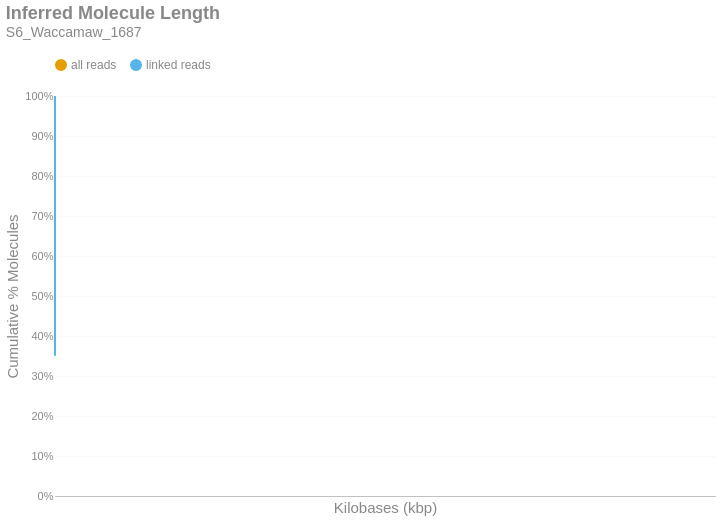

Notebook code for this chart:
### Markdown cell above
### Inferred Molecule Length
This is the cumulative frequency distribution of molecule lengths inferred from the first and last alignment positions along a contig for all alignments associated with a single linked-read barcode on a given contig.There are two distributions: one with `all` the alignments (yellow) and another with only `linked reads` (blue). The percent of molecules in the `linked reads` distribution is relative to the total number of linked molecules.

### Code cell
if SKIPLR:
    print_html(f"Skipped")
else:
    binned_df = consolidated_hist(valids['length_inferred']/1000, mask, 10, True)
    binned_df = binned_df.with_columns(
        pl.when(pl.col('bin').cast(pl.Utf8) == '0').then(pl.lit('1')).otherwise(pl.col('bin').cast(pl.Utf8)).alias('bin')
    )
    with SafeRender(binned_df):
        (
            density_plot(binned_df, 'Inferred Molecule Length', samplename, 'inferredlen')
            .transform_calculate(bin_kb='datum.bin / 1000')
            .encode(
                x=alt.X('bin_kb:Q', title="Kilobases (kbp)").scale(type='log', padding=0).axis(labelAngle=-40),
                y=alt.Y('value:Q', title='Cumulative % Molecules')
                    .axis(format='%')
                    .stack(False)
                    .scale(domainMin=0, domainMax=1,padding=0),
                color=alt.Color("key:N").scale(domain = ["all reads", "linked reads"]),
                tooltip = [
                    alt.Tooltip("key:N", title = "Data Type"),
                    alt.Tooltip("range_label:N", title="Kilobases"),
                    alt.Tooltip("value:Q", format = ".2%", title="% Molecules (Cum.)")
                ]
            )
        ).display()

### Figure 1 — Vega-Lite specification as saved in the notebook (floating-point values rounded to 4 significant figures; data arrays with more than 128 entries replaced by an {"elided": "..."} marker saying what was removed)
{"width": "container", "height": 400, "config": {"title": {"anchor": "start", "dy": -15, "fontSize": 18, "color": "#888888", "subtitleColor": "#888888", "subtitleFontSize": 14}, "arc": {"fill": "#0072B2"}, "axis": {"domainColor": "#888888", "domainWidth": 0.5, "gridWidth": 0.2, "grid": false, "titleFontWeight": 400, "titleFontSize": 15, "labelFontSize": 11, "labelColor": "#888888", "tickColor": "#888888", "tickWidth": 0.2, "titleColor": "#888888"}, "axisBand": {"grid": false}, "axisX": {"grid": true, "tickSize": 10, "domainCap": "round"}, "axisY": {"domain": false, "grid": true, "tickSize": 0, "domainCap": "round"}, "background": "transparent", "header": {"labelFontSize": 15, "labelColor": "#888888", "titleFontSize": 15, "titleFontWeight": 600, "titleColor": "#888888"}, "legend": {"labelFont": "sans-serif", "labelFontSize": 12, "labelColor": "#888888", "symbolSize": 100, "symbolType": "circle", "titleFontSize": 12, "titlePadding": 10, "titleColor": "#888888", "title": null, "orient": "top"}, "range": {"category": ["#E69F00", "#56B4E9", "#009E73", "#F0E442", "#0072B2", "#D55E00", "#CC79A7", "#000000"], "diverging": ["#cfe8f3", "#a2d4ec", "#73bfe2", "#46abdb", "#1696d2", "#12719e"]}, "area": {"fill": "#0072B2", "fillOpacity": 0.7, "line": true, "strokeOpacity": 0.7}, "line": {"color": "#0072B2", "stroke": "#0072B2", "strokeWidth": 2}, "trail": {"color": "#0072B2", "stroke": "#0072B2", "strokeWidth": 0, "size": 1}, "point": {"filled": true, "fillOpacity": 1.0, "size": 95}, "text": {"color": "#888888", "fontSize": 11, "align": "right", "fontWeight": 400, "size": 11}, "bar": {"fill": "#0072B2", "stroke": null}, "view": {"stroke": null, "continuousWidth": 660, "continuousHeight": 400}}, "data": {"name": "data-7dc31505cb38386c23d773e9a1c92b52"}, "mark": {"type": "line", "interpolate": "monotone", "point": {"opacity": 0, "size": 275}}, "encoding": {"color": {"field": "key", "scale": {"domain": ["all reads", "linked reads"]}, "type": "nominal"}, "tooltip": [{"field": "key", "title": "Data Type", "type": "nominal"}, {"field": "range_label", "title": "Kilobases", "type": "nominal"}, {"field": "value", "format": ".2%", "title": "% Molecules (Cum.)", "type": "quantitative"}], "x": {"axis": {"labelAngle": -40}, "field": "bin_kb", "scale": {"type": "log", "padding": 0}, "title": "Kilobases (kbp)", "type": "quantitative"}, "y": {"axis": {"format": "%"}, "field": "value", "scale": {"domainMin": 0, "domainMax": 1, "padding": 0}, "stack": false, "title": "Cumulative % Molecules", "type": "quantitative"}}, "params": [{"name": "param_c36ac31b6afebe62", "select": {"type": "point", "fields": ["key"]}, "bind": "legend"}], "title": {"text": "Inferred Molecule Length", "subtitle": "S6_Waccamaw_1687"}, "transform": [{"fold": ["all reads (cumsum)", "linked reads (cumsum)"]}, {"calculate": "replace(datum.key, ' (cumsum)', '')", "as": "key"}, {"filter": {"param": "param_c36ac31b6afebe62"}}, {"calculate": "datum.bin / 1000", "as": "bin_kb"}], "usermeta": {"embedOptions": {"downloadFileName": "S6_Waccamaw_1687.inferredlen"}}, "$schema": "https://vega.github.io/schema/vega-lite/v6.1.0.json", "datasets": {"data-7dc31505cb38386c23d773e9a1c92b52": {"elided": "775 records"}}}
